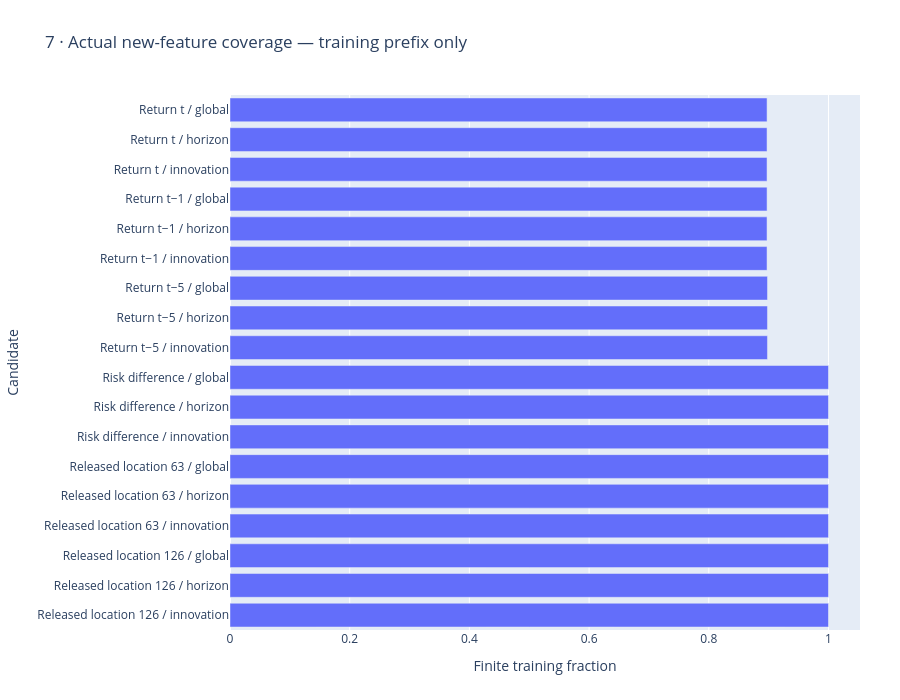

Notebook source saved alongside this figure:
### Markdown cell above
## Training coverage

### Code cell
figures[6].show()

### Figure 1 — Plotly figure (JSON) as saved in the notebook; plotly's stock layout.template omitted (floating-point values rounded to 4 significant figures)
{"data": [{"orientation": "h", "type": "bar", "x": [0.8973, 0.8973, 0.8973, 0.8973, 0.8973, 0.8973, 0.898, 0.898, 0.898, 1, 1, 1, 1, 1, 1, 1, 1, 1], "y": ["Return t / global", "Return t / horizon", "Return t / innovation", "Return t−1 / global", "Return t−1 / horizon", "Return t−1 / innovation", "Return t−5 / global", "Return t−5 / horizon", "Return t−5 / innovation", "Risk difference / global", "Risk difference / horizon", "Risk difference / innovation", "Released location 63 / global", "Released location 63 / horizon", "Released location 63 / innovation", "Released location 126 / global", "Released location 126 / horizon", "Released location 126 / innovation"]}], "layout": {"height": 700, "legend": {"orientation": "h", "y": -0.35}, "margin": {"b": 70, "l": 220, "r": 40, "t": 95}, "title": {"text": "7 · Actual new-feature coverage — training prefix only"}, "xaxis": {"title": {"text": "Finite training fraction"}}, "yaxis": {"autorange": "reversed", "title": {"text": "Candidate"}}}}
